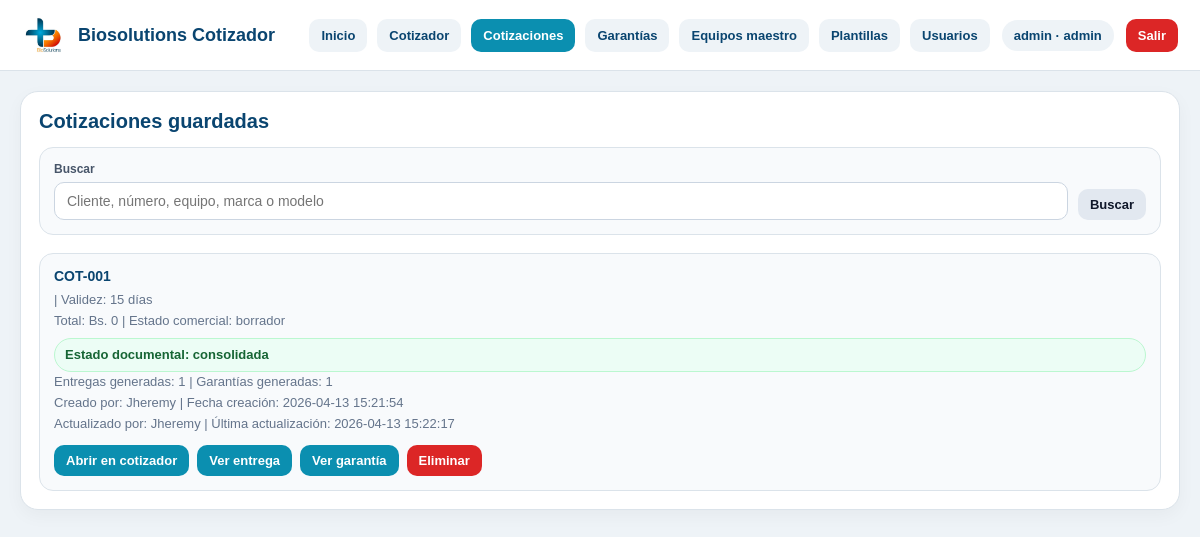
The app's page /cotizaciones (signed in), older data.
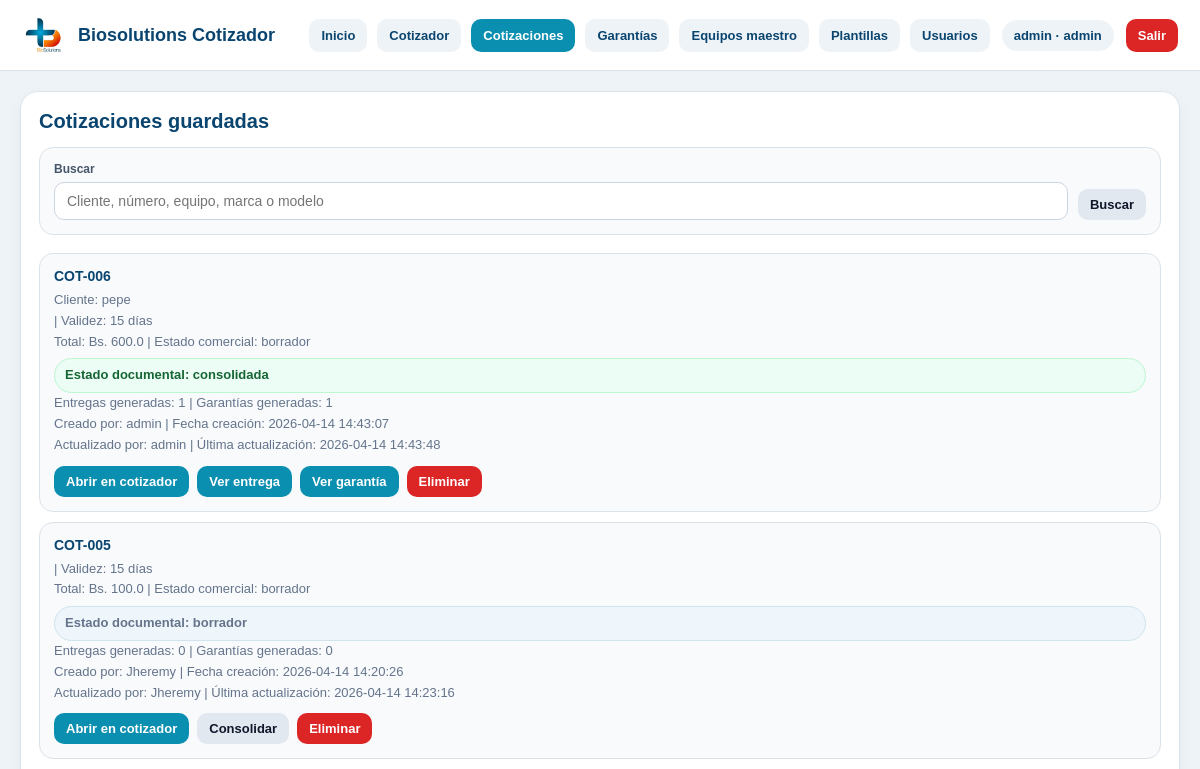
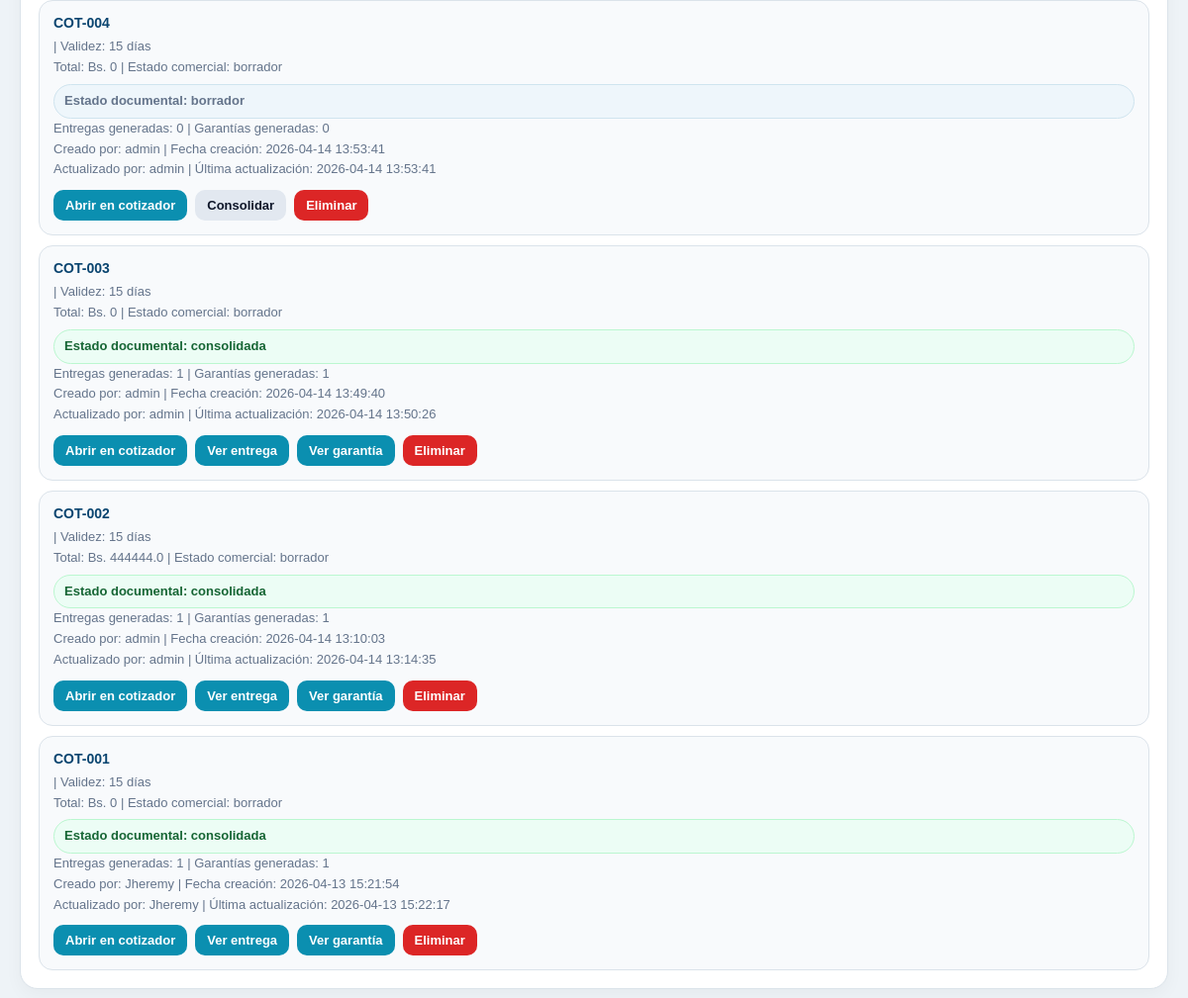
The same page, newer data (2 pictures, top to bottom).
### tables this page shows
CREATE TABLE usuarios (
    id INTEGER PRIMARY KEY AUTOINCREMENT,
    username TEXT NOT NULL UNIQUE,
    password_hash TEXT NOT NULL,
    nombre TEXT,
    rol TEXT NOT NULL DEFAULT 'editor',
    activo INTEGER NOT NULL DEFAULT 1,
    creado_en TEXT NOT NULL DEFAULT CURRENT_TIMESTAMP
);

CREATE TABLE cotizaciones (
    id INTEGER PRIMARY KEY AUTOINCREMENT,
    numero TEXT,
    fecha TEXT,
    cliente TEXT,
    atencion TEXT,
    ciudad TEXT,
    validez TEXT,
    forma_pago TEXT,
    observaciones TEXT,
    moneda TEXT DEFAULT 'BOB',
    total REAL DEFAULT 0,
    estado TEXT DEFAULT 'borrador'
, payload_json TEXT, creado_por_user_id INTEGER, actualizado_por_user_id INTEGER, creado_en TEXT, actualizado_en TEXT, estado_documental TEXT DEFAULT 'borrador');

### app.py (the view)
@app.route("/cotizaciones")
@login_required
def cotizaciones_page():
    conn = get_db_connection()
    ensure_auth_schema(conn)
    q = (request.args.get("q") or "").strip()
    q_like = f"%{q}%"
    base_query = """
        SELECT
            c.*,
            uc.username AS creado_por_username,
            ua.username AS actualizado_por_username,
            (
                SELECT COUNT(1)
                FROM entregas e
                WHERE e.cotizacion_id = c.id
            ) AS entregas_count,
            (
                SELECT e.id
                FROM entregas e
                WHERE e.cotizacion_id = c.id
                ORDER BY e.id DESC
                LIMIT 1
            ) AS ultima_entrega_id,
            (
                SELECT COUNT(1)
                FROM garantias g
                WHERE g.cotizacion_id = c.id
            ) AS garantias_count,
            (
                SELECT g.id
                FROM garantias g
                WHERE g.cotizacion_id = c.id
                ORDER BY g.id DESC
                LIMIT 1
            ) AS ultima_garantia_id
        FROM cotizaciones c
        LEFT JOIN usuarios uc ON uc.id = c.creado_por_user_id
        LEFT JOIN usuarios ua ON ua.id = c.actualizado_por_user_id
    """
    if q:
        cotizaciones = conn.execute(base_query + """
            WHERE
                c.numero LIKE ?
                OR c.cliente LIKE ?
                OR c.ciudad LIKE ?
                OR EXISTS (
                    SELECT 1
                    FROM cotizacion_items ci
                    WHERE ci.cotizacion_id = c.id
                      AND (
                          ci.nombre_editado LIKE ?
                          OR ci.marca_editada LIKE ?
                          OR ci.modelo_editado LIKE ?
                      )
                )
            ORDER BY c.id DESC
        """, (q_like, q_like, q_like, q_like, q_like, q_like)).fetchall()
    else:
        cotizaciones = conn.execute(base_query + """
            ORDER BY c.id DESC
        """).fetchall()
    conn.close()
    return render_template(
        "cotizaciones.html",
        cotizaciones=cotizaciones,
        active_page="cotizaciones",
        search_query=q
    )

### app.py (called while the page is built)
def get_db_connection():
    conn = sqlite3.connect(DB_PATH, timeout=10)
    conn.row_factory = sqlite3.Row
    return conn

def ensure_payload_json_column(conn):
    columns = conn.execute("PRAGMA table_info(cotizaciones)").fetchall()
    column_names = [col["name"] for col in columns]
    if "payload_json" not in column_names:
        conn.execute("ALTER TABLE cotizaciones ADD COLUMN payload_json TEXT")
        conn.commit()

def ensure_users_table(conn):
    conn.execute("""
        CREATE TABLE IF NOT EXISTS usuarios (
            id INTEGER PRIMARY KEY AUTOINCREMENT,
            username TEXT NOT NULL UNIQUE,
            password_hash TEXT NOT NULL,
            nombre TEXT,
            rol TEXT NOT NULL DEFAULT 'editor',
            activo INTEGER NOT NULL DEFAULT 1,
            creado_en TEXT NOT NULL DEFAULT CURRENT_TIMESTAMP
        )
    """)
    conn.commit()

def ensure_cotizacion_documental_column(conn):
    columns = conn.execute("PRAGMA table_info(cotizaciones)").fetchall()
    column_names = [col["name"] for col in columns]
    if "estado_documental" not in column_names:
        conn.execute("ALTER TABLE cotizaciones ADD COLUMN estado_documental TEXT DEFAULT 'borrador'")
        conn.commit()

def ensure_cotizaciones_audit_columns(conn):
    columns = conn.execute("PRAGMA table_info(cotizaciones)").fetchall()
    column_names = [col["name"] for col in columns]
    if "creado_por_user_id" not in column_names:
        conn.execute("ALTER TABLE cotizaciones ADD COLUMN creado_por_user_id INTEGER")
    if "actualizado_por_user_id" not in column_names:
        conn.execute("ALTER TABLE cotizaciones ADD COLUMN actualizado_por_user_id INTEGER")
    if "creado_en" not in column_names:
        conn.execute("ALTER TABLE cotizaciones ADD COLUMN creado_en TEXT")
    if "actualizado_en" not in column_names:
        conn.execute("ALTER TABLE cotizaciones ADD COLUMN actualizado_en TEXT")
    conn.commit()

def ensure_documentos_schema(conn):
    ensure_payload_json_column(conn)
    ensure_cotizaciones_audit_columns(conn)
    ensure_cotizacion_documental_column(conn)
    ensure_entregas_table(conn)
    ensure_garantias_table(conn)

def ensure_auth_schema(conn):
    ensure_users_table(conn)
    ensure_documentos_schema(conn)

def login_required(view_func):
    @wraps(view_func)
    def wrapper(*args, **kwargs):
        if not session.get("user_id"):
            return redirect(url_for("login", next=request.path))
        return view_func(*args, **kwargs)
    return wrapper

### templates/cotizaciones.html (shortened to what this page needs)
{% extends "base.html" %}
{% block content %}
<section class="page-card">
  <h2>Cotizaciones guardadas</h2>
  <form method="get" action="{{ url_for('cotizaciones_page') }}" class="search-bar">
    <div class="field">
      <label for="q">Buscar</label>
      <input
        id="q"
        name="q"
        type="text"
        value="{{ search_query or '' }}"
        placeholder="Cliente, número, equipo, marca o modelo"
      />
    </div>
    <div class="search-actions">
      <button type="submit" class="secondary-btn">Buscar</button>
    </div>
  </form>
  {% if cotizaciones %}
    <div class="lib-list">
      {% for c in cotizaciones %}
        <div class="lib-card">
          <strong>{{ c["numero"] or "Sin número" }}</strong>
          <span>
            {% if c["cliente"] %}Cliente: {{ c["cliente"] }}{% endif %}
          </span>
          <span>
            {% if c["validez"] %} | Validez: {{ c["validez"] }}{% endif %}
          </span>
          <span>
            Total: Bs. {{ c["total"] or 0 }}
            {% if c["estado"] %} | Estado comercial: {{ c["estado"] }}{% endif %}
          </span>
          <span class="status-chip {% if (c['estado_documental'] or 'borrador') == 'consolidada' %}consolidada{% endif %}">
            Estado documental: {{ c["estado_documental"] or "borrador" }}
          </span>
          <span>
            Entregas generadas: {{ c["entregas_count"] or 0 }}
            | Garantías generadas: {{ c["garantias_count"] or 0 }}
          </span>
          <span>
            Creado por: {{ c["creado_por_username"] or "N/D" }}
            {% if c["creado_en"] %} | Fecha creación: {{ c["creado_en"] }}{% endif %}
          </span>
          <span>
            Actualizado por: {{ c["actualizado_por_username"] or "N/D" }}
            {% if c["actualizado_en"] %} | Última actualización: {{ c["actualizado_en"] }}{% endif %}
          </span>
          <div class="actions">
            <a href="{{ url_for('cotizador') }}?cotizacion_id={{ c['id'] }}">Abrir en cotizador</a>
            {% if current_role in ['admin', 'editor'] and (c["estado_documental"] or "borrador") != "consolidada" %}
              <form method="post"
                    action="{{ url_for('consolidar_cotizacion', cotizacion_id=c['id']) }}"
                    class="inline-form"
                    onsubmit="return confirm('¿Consolidar esta cotización? Luego podrás generar acta de entrega y garantía.');">
                <button type="submit" class="secondary-btn">Consolidar</button>
              </form>
            {% endif %}
            {% if current_role in ['admin', 'editor'] and (c["estado_documental"] or "borrador") == "consolidada" %}
              {% if (c["entregas_count"] or 0) == 0 %}
                <form method="post"
                      action="{{ url_for('generar_entrega_desde_cotizacion', cotizacion_id=c['id']) }}"
                      class="inline-form">
                  <button type="submit" class="secondary-btn">Generar acta de entrega</button>
                </form>
              {% else %}
                <a href="{{ url_for('entrega_detail_page', entrega_id=c['ultima_entrega_id']) }}">Ver entrega</a>
              {% endif %}
              {% if (c["garantias_count"] or 0) == 0 %}
                <form method="post"
                      action="{{ url_for('generar_garantia_desde_cotizacion', cotizacion_id=c['id']) }}"
                      class="inline-form">
                  <button type="submit" class="secondary-btn">Generar garantía</button>
                </form>
              {% else %}
                <a href="{{ url_for('garantia_detail_page', garantia_id=c['ultima_garantia_id']) }}">Ver garantía</a>
              {% endif %}
            {% endif %}
            {% if current_role == 'admin' %}
              <form method="post"
                    action="{{ url_for('eliminar_cotizacion', cotizacion_id=c['id']) }}"
                    onsubmit="return confirm('¿Eliminar esta cotización de la base de datos? Esta acción no se puede deshacer.');"
                    style="display:inline;">
                <button type="submit" class="danger-btn">Eliminar</button>
              </form>
            {% endif %}
          </div>
        </div>
      {% endfor %}
    </div>
  {% endif %}
</section>
{% endblock %}

### templates/base.html (shortened to what this page needs)
<!DOCTYPE html>
<html lang="es">
<head>
  <link rel="stylesheet" href="{{ url_for('static', filename='styles.css') }}?v=7" />
</head>
<body>
  <header class="topbar">
    <div class="topbar-left">
      <img src="{{ url_for('static', filename='logo_biosolutions.png') }}" alt="BioSolutions" class="topbar-logo">
      <div class="topbar-title">Biosolutions Cotizador</div>
    </div>
    <div class="topbar-right">
      <nav class="nav-links">
        <a href="{{ url_for('dashboard') }}" class="{% if active_page == 'inicio' %}active{% endif %}">Inicio</a>
         {% if current_role in ['admin', 'editor', 'visor'] %}
          <a href="{{ url_for('cotizador') }}" class="{% if active_page == 'cotizador' %}active{% endif %}">Cotizador</a>
          <a href="{{ url_for('cotizaciones_page') }}" class="{% if active_page == 'cotizaciones' %}active{% endif %}">Cotizaciones</a>
          <a href="{{ url_for('garantias_page') }}" class="{% if active_page == 'garantias' %}active{% endif %}">Garantías</a>
        {% endif %}
        {% if current_role in ['admin', 'editor', 'visor'] %}
          <a href="{{ url_for('equipos_page') }}" class="{% if active_page == 'equipos' %}active{% endif %}">Equipos maestro</a>
          <a href="{{ url_for('plantillas_page') }}" class="{% if active_page == 'plantillas' %}active{% endif %}">Plantillas</a>
        {% endif %}
        {% if current_role == 'admin' %}
          <a href="{{ url_for('usuarios_page') }}" class="{% if active_page == 'usuarios' %}active{% endif %}">Usuarios</a>
        {% endif %}
      </nav>
      {% if current_user %}
        <div class="user-chip">
          {{ current_user["username"] }} · {{ current_user["rol"] }}
        </div>
        <a href="{{ url_for('logout') }}" class="logout-link">Salir</a>
      {% endif %}
    </div>
  </header>
  <main class="page-shell">
    {% block content %}{% endblock %}
  </main>
</body>
</html>

### static/styles.css (style rules this page uses)
:root { --primary:#0b8fb0; --primary-dark:#0a4570; --accent:#f47c20; --text:#1f2937; --muted:#6b7280; --line:#dbe3ea; --soft:#f7fafc; --panel:#ffffff; --bg:#eef3f7; --danger:#dc2626; }
* { box-sizing:border-box }
body { margin:0; font-family:Arial, Helvetica, sans-serif; background:var(--bg); color:var(--text); }
.field { margin-bottom:10px; }
.field label { display:block; margin-bottom:6px; font-size:12px; color:#475569; font-weight:700; }
.field input, .field textarea { width:100%; padding:10px 11px; border:1px solid #cbd5e1; border-radius:10px; font-size:13px; font-family:inherit; background:#fff; }

### templates/base.html (style rules this page uses)
.topbar { display:flex; justify-content:space-between; align-items:center; gap:16px; padding:14px 22px; background:#fff; border-bottom:1px solid #dbe3ea; position:sticky; top:0; z-index:20; }
.topbar-left { display:flex; align-items:center; gap:14px; }
.topbar-logo { height:42px; width:auto; display:block; }
.topbar-title { font-size:18px; font-weight:800; color:#0a4570; }
.nav-links { display:flex; flex-wrap:wrap; gap:10px; }
.nav-links a { text-decoration:none; padding:9px 12px; border-radius:10px; background:#eef3f7; color:#0a4570; font-weight:700; font-size:13px; }
.nav-links a.active { background:#0b8fb0; color:#fff; }
.topbar-right { display:flex; align-items:center; gap:12px; flex-wrap:wrap; }
.user-chip { display:inline-flex; align-items:center; gap:8px; background:#eef3f7; color:#0a4570; border-radius:999px; padding:8px 12px; font-size:13px; font-weight:700; }
.logout-link { text-decoration:none; background:#dc2626; color:#fff; padding:9px 12px; border-radius:10px; font-size:13px; font-weight:700; }
.page-shell { padding:20px; }

### templates/cotizaciones.html (style rules this page uses)
.page-card { background:#fff; border:1px solid #dbe3ea; border-radius:18px; padding:18px; box-shadow:0 6px 18px rgba(0,0,0,.04); }
.page-card h2 { margin:0 0 14px; color:#0a4570; font-size:20px; }
.lib-list { display:grid; gap:10px; }
.lib-card { border:1px solid #dbe3ea; border-radius:14px; padding:14px; background:#f8fafc; }
.lib-card strong { display:block; margin-bottom:6px; color:#0a4570; font-size:14px; }
.lib-card span { display:block; font-size:13px; color:#64748b; line-height:1.6; }
.actions { margin-top:10px; display:flex; gap:8px; flex-wrap:wrap; }
.actions a { text-decoration:none; background:#0b8fb0; color:#fff; padding:8px 12px; border-radius:10px; font-size:13px; font-weight:700; }
.danger-btn { background:#dc2626; color:#fff; border:none; border-radius:10px; padding:8px 12px; font-size:13px; font-weight:700; cursor:pointer; }
.status-chip { display:inline-flex; align-items:center; gap:6px; background:#eef6fb; color:#0a4570; border:1px solid #cfe4ef; border-radius:999px; padding:6px 10px; font-size:12px; font-weight:700; margin-top:6px; }
.status-chip.consolidada { background:#ecfdf5; color:#166534; border-color:#bbf7d0; }
.secondary-btn { background:#e2e8f0; color:#0f172a; border:none; border-radius:10px; padding:8px 12px; font-size:13px; font-weight:700; cursor:pointer; }
.inline-form { display:inline; }
.search-bar { display:flex; gap:10px; flex-wrap:wrap; align-items:end; margin-bottom:18px; padding:14px; border:1px solid #dbe3ea; border-radius:14px; background:#f8fafc; }
.search-bar .field { flex:1 1 320px; margin:0; }
.search-bar input { width:100%; padding:10px 12px; border:1px solid #cbd5e1; border-radius:10px; font-size:14px; font-family:inherit; box-sizing:border-box; background:#fff; }
.search-actions { display:flex; gap:8px; flex-wrap:wrap; }

Row changes from the older to the newer data that the page shows:
added cotizaciones: numero "COT-006", cliente "pepe", validez "15 días", total "600.0", estado "borrador", estado_documental "consolidada", c "1", username "admin", creado_en "2026-04-14 14:43:07", actualizado_en "2026-04-14 14:43:48"
added cotizaciones: numero "COT-005", validez "15 días", total "100.0", estado "borrador", estado_documental "borrador", c "0", username "Jheremy", creado_en "2026-04-14 14:20:26", actualizado_en "2026-04-14 14:23:16"
added cotizaciones: numero "COT-004", validez "15 días", total "0", estado "borrador", estado_documental "borrador", c "0", username "admin", creado_en "2026-04-14 13:53:41", actualizado_en "2026-04-14 13:53:41"
added cotizaciones: numero "COT-003", validez "15 días", total "0", estado "borrador", estado_documental "consolidada", c "1", username "admin", creado_en "2026-04-14 13:49:40", actualizado_en "2026-04-14 13:50:26"
added cotizaciones: numero "COT-002", validez "15 días", total "444444.0", estado "borrador", estado_documental "consolidada", c "1", username "admin", creado_en "2026-04-14 13:10:03", actualizado_en "2026-04-14 13:14:35"
